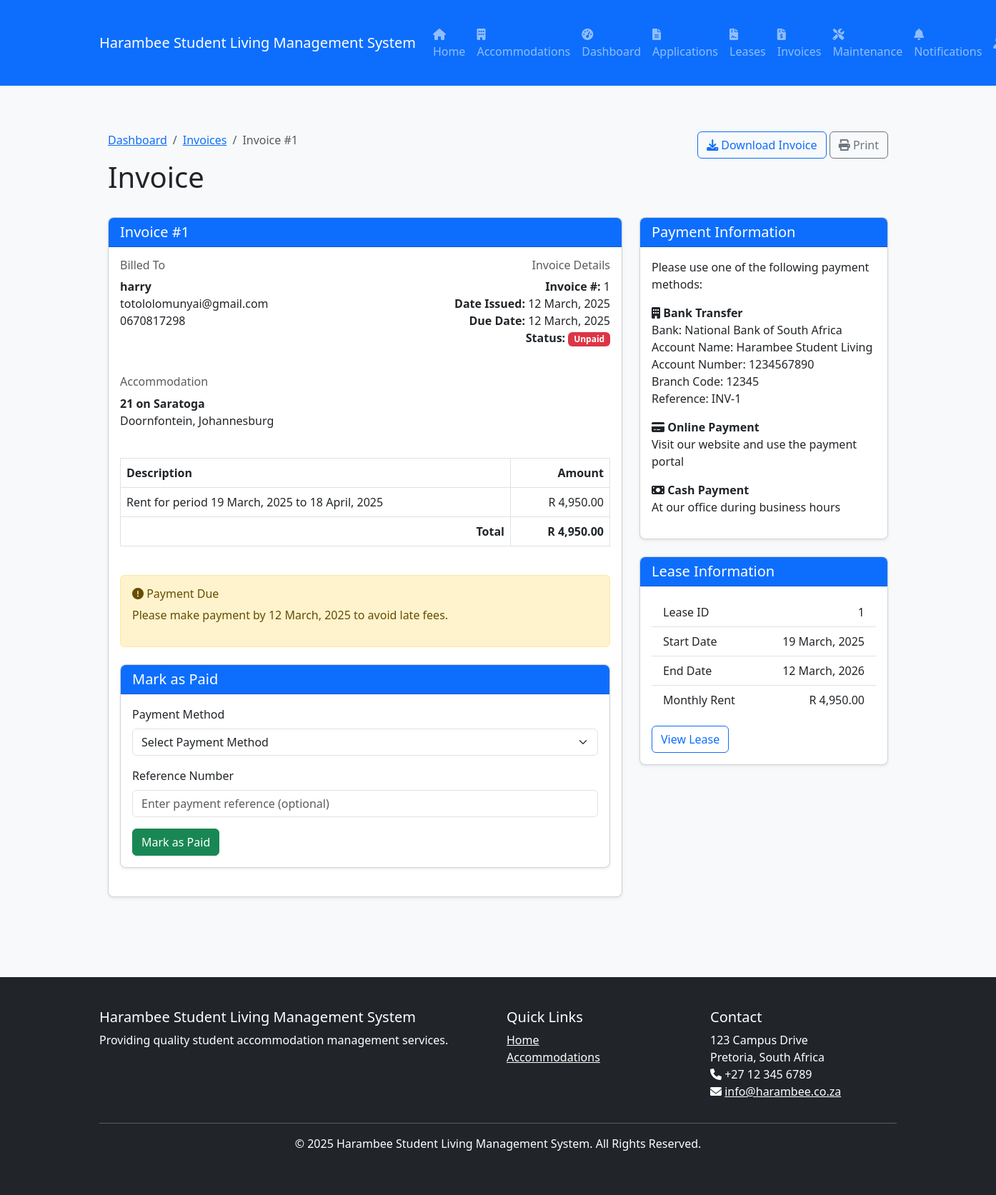
Screenshot of /invoices.php?id=1 (signed in) with the database file from the repository.
### tables this page shows
CREATE TABLE invoices (
        id INTEGER PRIMARY KEY AUTOINCREMENT,
        user_id INTEGER NOT NULL,
        accommodation_id INTEGER NOT NULL,
        lease_id INTEGER NOT NULL,
        amount DECIMAL(10,2) NOT NULL,
        late_fee DECIMAL(10,2) DEFAULT 0,
        period_start DATE NOT NULL,
        period_end DATE NOT NULL,
        due_date DATE NOT NULL,
        paid BOOLEAN NOT NULL DEFAULT 0,
        paid_at DATETIME,
        payment_method VARCHAR(50),
        reference_number VARCHAR(50),
        created_at DATETIME NOT NULL,
        FOREIGN KEY (user_id) REFERENCES users (id) ON DELETE CASCADE,
        FOREIGN KEY (accommodation_id) REFERENCES accommodations (id) ON DELETE CASCADE,
        FOREIGN KEY (lease_id) REFERENCES leases (id) ON DELETE CASCADE
    );

CREATE TABLE users (
        id INTEGER PRIMARY KEY AUTOINCREMENT,
        username VARCHAR(50) NOT NULL UNIQUE,
        email VARCHAR(255) NOT NULL UNIQUE,
        password VARCHAR(255) NOT NULL,
        role INTEGER NOT NULL,
        phone VARCHAR(20),
        first_name VARCHAR(50),
        last_name VARCHAR(50),
        created_at DATETIME NOT NULL,
        last_login DATETIME
    );

CREATE TABLE accommodations (
        id INTEGER PRIMARY KEY AUTOINCREMENT,
        name VARCHAR(100) NOT NULL,
        location TEXT NOT NULL,
        description TEXT,
        rooms_available INTEGER NOT NULL,
        price_per_month DECIMAL(10,2) NOT NULL,
        admin_id INTEGER,
        image_path VARCHAR(255),
        created_at DATETIME NOT NULL,
        FOREIGN KEY (admin_id) REFERENCES users (id)
    );

CREATE TABLE leases (
        id INTEGER PRIMARY KEY AUTOINCREMENT,
        user_id INTEGER NOT NULL,
        accommodation_id INTEGER NOT NULL,
        start_date DATE NOT NULL,
        end_date DATE NOT NULL,
        monthly_rent DECIMAL(10,2) NOT NULL,
        security_deposit DECIMAL(10,2) NOT NULL,
        is_signed BOOLEAN NOT NULL DEFAULT 0,
        signed_at DATETIME,
        pdf_path VARCHAR(255),
        created_at DATETIME NOT NULL,
        FOREIGN KEY (user_id) REFERENCES users (id) ON DELETE CASCADE,
        FOREIGN KEY (accommodation_id) REFERENCES accommodations (id) ON DELETE CASCADE
    );

### includes/database.php (called while the page is built, shortened)
<?php
function connectDB() {
    try {
        if (DB_TYPE === 'sqlite') {
            $pdo = new PDO('sqlite:' . DB_PATH);
        } else {
            $dsn = 'mysql:host=' . DB_HOST . ';dbname=' . DB_NAME . ';charset=utf8mb4';
            $pdo = new PDO($dsn, DB_USER, DB_PASS);
        }
        $pdo->setAttribute(PDO::ATTR_ERRMODE, PDO::ERRMODE_EXCEPTION);
        $pdo->setAttribute(PDO::ATTR_DEFAULT_FETCH_MODE, PDO::FETCH_ASSOC);
        return $pdo;
    } catch (PDOException $e) {
        die("Database connection failed: " . $e->getMessage());
    }
}
function executeQuery($sql, $params = []) {
    try {
        $pdo = connectDB();
        $stmt = $pdo->prepare($sql);
        $stmt->execute($params);
        return $stmt;
    } catch (PDOException $e) {
        die("Query execution failed: " . $e->getMessage());
    }
}
function fetchOne($sql, $params = []) {
    $stmt = executeQuery($sql, $params);
    return $stmt->fetch();
}
?>

### includes/authentication.php (called while the page is built, shortened)
<?php
require_once 'database.php';
function isLoggedIn() {
    return isset($_SESSION['user_id']);
}
function hasRole($roles) {
    if (!is_array($roles)) {
        $roles = [$roles];
    }
    return in_array($_SESSION['role'], $roles);
}
?>

### includes/functions.php (called while the page is built, shortened)
<?php
require_once 'database.php';
require_once 'authentication.php';
function formatDate($date, $format = 'd F, Y') {
    $dateObj = new DateTime($date);
    return $dateObj->format($format);
}
function formatCurrency($amount, $symbol = 'R') {
    return $symbol . ' ' . number_format($amount, 2, '.', ',');
}
function getLeaseById($id) {
    return fetchOne("SELECT l.*, u.username, u.email, ac.name as accommodation_name, ac.location
                    FROM leases l
                    JOIN users u ON l.user_id = u.id
                    JOIN accommodations ac ON l.accommodation_id = ac.id
                    WHERE l.id = ?", [$id]);
}
?>

### invoices.php (the view, shortened to what this page needs)
<?php
require_once 'includes/database.php';
require_once 'includes/functions.php';
require_once 'includes/authentication.php';
$invoiceId = isset($_GET['id']) ? intval($_GET['id']) : 0;
$leaseId = isset($_GET['lease_id']) ? intval($_GET['lease_id']) : 0;
if ($invoiceId) {
    $invoice = fetchOne("SELECT i.*, a.name as accommodation_name, a.admin_id, a.location
                        FROM invoices i
                        JOIN accommodations a ON i.accommodation_id = a.id
                        WHERE i.id = ?", [$invoiceId]);
    $lease = getLeaseById($invoice['lease_id']);
    $student = fetchOne("SELECT * FROM users WHERE id = ?", [$invoice['user_id']]);
}
include 'includes/header.php';
?>
<div class="container">
    <?php if ($invoiceId && $invoice): ?>
        <div class="row mb-4">
            <div class="col-md-8">
                <nav aria-label="breadcrumb">
                    <ol class="breadcrumb">
                        <li class="breadcrumb-item"><a href="<?= hasRole([ROLE_MASTER_ADMIN, ROLE_ADMIN]) ? 'admin.php' : 'dashboard.php' ?>">Dashboard</a></li>
                        <li class="breadcrumb-item"><a href="invoices.php">Invoices</a></li>
                        <li class="breadcrumb-item active" aria-current="page">Invoice #<?= $invoice['id'] ?></li>
                    </ol>
                </nav>
                <h1>Invoice</h1>
            </div>
            <div class="col-md-4 text-end">
                <a href="invoices.php?action=download&id=<?= $invoice['id'] ?>" class="btn btn-outline-primary">
                    <i class="fas fa-download"></i> Download Invoice
                </a>
                <button class="btn btn-outline-secondary btn-print">
                    <i class="fas fa-print"></i> Print
                </button>
            </div>
        </div>
        <div class="row">
            <div class="col-md-8 order-md-1 order-2">
                <div class="card mb-4">
                    <div class="card-header bg-primary text-white">
                        <h5 class="mb-0">Invoice #<?= $invoice['id'] ?></h5>
                    </div>
                    <div class="card-body">
                        <div class="row mb-4">
                            <div class="col-md-6">
                                <h6 class="text-muted">Billed To</h6>
                                <p>
                                    <strong><?= $student['username'] ?></strong><br>
                                    <?= $student['email'] ?><br>
                                    <?= !empty($student['phone']) ? $student['phone'] . '<br>' : '' ?>
                                </p>
                            </div>
                            <div class="col-md-6 text-md-end">
                                <h6 class="text-muted">Invoice Details</h6>
                                <p>
                                    <strong>Invoice #:</strong> <?= $invoice['id'] ?><br>
                                    <strong>Date Issued:</strong> <?= formatDate($invoice['created_at']) ?><br>
                                    <strong>Due Date:</strong> <?= formatDate($invoice['due_date']) ?><br>
                                    <strong>Status:</strong>
                                    <?php if ($invoice['paid']): ?>
                                        <span class="badge bg-success">Paid</span>
                                    <?php else: ?>
                                        <span class="badge bg-danger">Unpaid</span>
                                    <?php endif; ?>
                                </p>
                            </div>
                        </div>
                        <div class="row mb-4">
                            <div class="col-12">
                                <h6 class="text-muted">Accommodation</h6>
                                <p>
                                    <strong><?= $invoice['accommodation_name'] ?></strong><br>
                                    <?= $invoice['location'] ?>
                                </p>
                            </div>
                        </div>
                        <div class="table-responsive mb-4">
                            <table class="table table-bordered">
                                <thead class="bg-light">
                                    <tr>
                                        <th>Description</th>
                                        <th class="text-end">Amount</th>
                                    </tr>
                                </thead>
                                <tbody>
                                    <tr>
                                        <td>
                                            Rent for period <?= formatDate($invoice['period_start']) ?> to <?= formatDate($invoice['period_end']) ?>
                                        </td>
                                        <td class="text-end"><?= formatCurrency($invoice['amount']) ?></td>
                                    </tr>
                                </tbody>
                                <tfoot>
                                    <tr>
                                        <th class="text-end">Total</th>
                                        <th class="text-end"><?= formatCurrency($invoice['amount'] + ($invoice['late_fee'] ?? 0)) ?></th>
                                    </tr>
                                </tfoot>
                            </table>
                        </div>
                        <?php if ($invoice['paid']): ?>
                            <div class="alert alert-success">
                                <h6><i class="fas fa-check-circle"></i> Payment Received</h6>
                                <p>
                                    Paid on: <?= formatDate($invoice['paid_at']) ?><br>
                                    Method: <?= $invoice['payment_method'] ?><br>
                                    <?php if (!empty($invoice['reference_number'])): ?>
                                        Reference: <?= $invoice['reference_number'] ?>
                                    <?php endif; ?>
                                </p>
                            </div>
                        <?php else: ?>
                            <div class="alert alert-warning">
                                <h6><i class="fas fa-exclamation-circle"></i> Payment Due</h6>
                                <p>Please make payment by <?= formatDate($invoice['due_date']) ?> to avoid late fees.</p>
                            </div>
                            <?php if (hasRole([ROLE_MASTER_ADMIN, ROLE_ADMIN])): ?>
                                <div class="card mt-4">
                                    <div class="card-header bg-primary text-white">
                                        <h5 class="mb-0">Mark as Paid</h5>
                                    </div>
                                    <div class="card-body">
                                        <form method="post" action="invoices.php">
                                            <div class="mb-3">
                                                <label for="payment_method" class="form-label">Payment Method</label>
                                                <select class="form-select" id="payment_method" name="payment_method" required>
                                                    <option value="">Select Payment Method</option>
                                                </select>
                                            </div>
                                            <div class="mb-3">
                                                <label for="reference_number" class="form-label">Reference Number</label>
                                                <input type="text" class="form-control" id="reference_number" name="reference_number" placeholder="Enter payment reference (optional)">
                                            </div>
                                            <button type="submit" name="mark_paid" class="btn btn-success">Mark as Paid</button>
                                        </form>
                                    </div>
                                </div>
                            <?php endif; ?>
                        <?php endif; ?>
                    </div>
                </div>
            </div>
            <div class="col-md-4 order-md-2 order-1 mb-4">
                <div class="card mb-4">
                    <div class="card-header bg-primary text-white">
                        <h5 class="mb-0">Payment Information</h5>
                    </div>
                    <div class="card-body">
                        <p>Please use one of the following payment methods:</p>
                        <ul class="list-unstyled">
                            <li><i class="fas fa-building"></i> <strong>Bank Transfer</strong></li>
                            <li>Bank: National Bank of South Africa</li>
                            <li>Account Name: Harambee Student Living</li>
                            <li>Account Number: 1234567890</li>
                            <li>Branch Code: 12345</li>
                            <li>Reference: INV-<?= $invoice['id'] ?></li>
                            <li class="mt-3"><i class="fas fa-credit-card"></i> <strong>Online Payment</strong></li>
                            <li>Visit our website and use the payment portal</li>
                            <li class="mt-3"><i class="fas fa-money-bill"></i> <strong>Cash Payment</strong></li>
                            <li>At our office during business hours</li>
                        </ul>
                    </div>
                </div>
                <div class="card">
                    <div class="card-header bg-primary text-white">
                        <h5 class="mb-0">Lease Information</h5>
                    </div>
                    <div class="card-body">
                        <ul class="list-group list-group-flush">
                            <li class="list-group-item d-flex justify-content-between align-items-center">
                                <span>Lease ID</span>
                                <span><?= $lease['id'] ?></span>
                            </li>
                            <li class="list-group-item d-flex justify-content-between align-items-center">
                                <span>Start Date</span>
                                <span><?= formatDate($lease['start_date']) ?></span>
                            </li>
                            <li class="list-group-item d-flex justify-content-between align-items-center">
                                <span>End Date</span>
                                <span><?= formatDate($lease['end_date']) ?></span>
                            </li>
                            <li class="list-group-item d-flex justify-content-between align-items-center">
                                <span>Monthly Rent</span>
                                <span><?= formatCurrency($lease['monthly_rent']) ?></span>
                            </li>
                        </ul>
                        <div class="mt-3">
                            <a href="leases.php?id=<?= $lease['id'] ?>" class="btn btn-outline-primary">View Lease</a>
                        </div>
                    </div>
                </div>
            </div>
        </div>
    <?php endif; ?>
</div>
<?php include 'includes/footer.php'; ?>

### css/style.css (style rules this page uses)
body { background-color: #f8f9fa; min-height: 100vh; display: flex; flex-direction: column; }
.container { padding-top: 20px; padding-bottom: 20px; }
.card { box-shadow: 0 0.125rem 0.25rem rgba(0, 0, 0, 0.075); margin-bottom: 1.5rem; border-radius: 0.5rem; overflow: hidden; }
.form-label { font-weight: 500; }
.table-responsive { overflow-x: auto; }

### rows the page displays
invoices: id "1", created_at "12 March, 2025", due_date "12 March, 2025", accommodation.name "21 on Saratoga", accommodation.location "Doornfontein, Johannesburg", period_start "19 March, 2025", period_end "18 April, 2025", amount "R 4,950.00", formatCurrency($invoice['amount'] + ($invoice['late_fee'] ?? 0)) "R 4,950.00"
users: username "harry", email "totololomunyai@gmail.com", phone "0670817298"
leases: id "1", start_date "19 March, 2025", end_date "12 March, 2026", monthly_rent "R 4,950.00"

### other values shown
APP_NAME "Harambee Student Living Management System"
